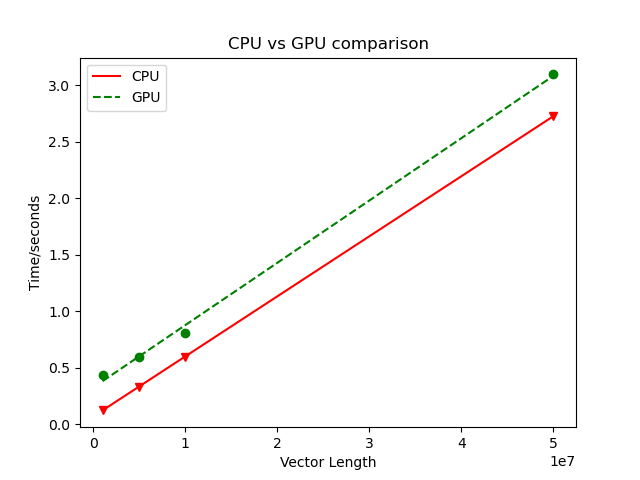

Generate this figure with Python:
import numpy as np
import matplotlib.pyplot as plt

def time(file_path):
    cpu_time = {}
    gpu_time = {}

    f = open(file_path,"r")
    lines = f.readlines()
    for i in range(len(lines)):  
        line = lines[i]
        words = line.split()
        if not (words): continue
        elif words[0] == "CPU":
            cpu_time[int(words[3])] = float(lines[i+2].split()[1][2:-1])
        elif words[0] == "GPU":
            gpu_time[int(words[3])] = float(lines[i+2].split()[1][2:-1])
    
    f.close()
    return cpu_time, gpu_time



if __name__ == "__main__":
    cpu_time, gpu_time = time("./time.txt")

    x = np.array(list(cpu_time.keys()))
    y1 = np.array(list(cpu_time.values()))
    y2 = np.array(list(gpu_time.values()))
    m1, b1 = np.polyfit(x, y1, 1)
    print("CPU c1=%f c2=%f(1e7)"%(b1, m1*1e7))
    m2, b2 = np.polyfit(x, y2, 1)
    print("GPU c1=%f c2=%f(1e7)"%(b2, m2*1e7))

    plt.plot(x, y1, 'rv')
    plt.plot(x, y2, 'go')
    plt.plot(x, m1*x + b1, 'r-', label = "CPU")
    plt.plot(x, m2*x + b2, 'g--', label = "GPU")
    plt.xlabel("Vector Length")
    plt.ylabel("Time/seconds")
    plt.title("CPU vs GPU comparison")
    plt.legend()
    plt.savefig("./plot_time.png")
